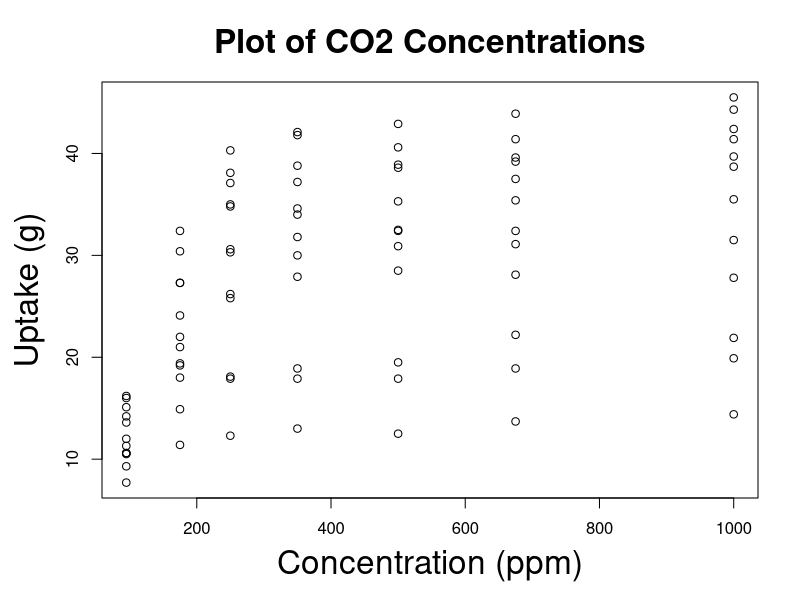
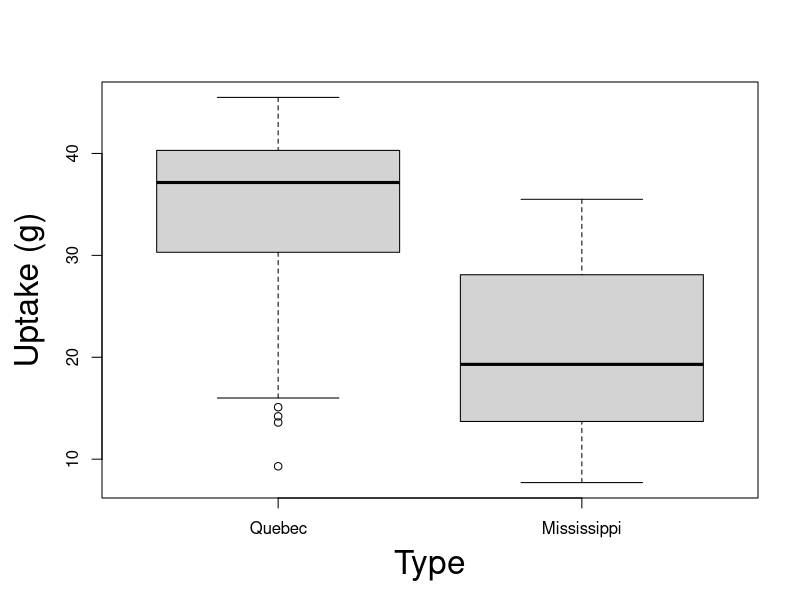
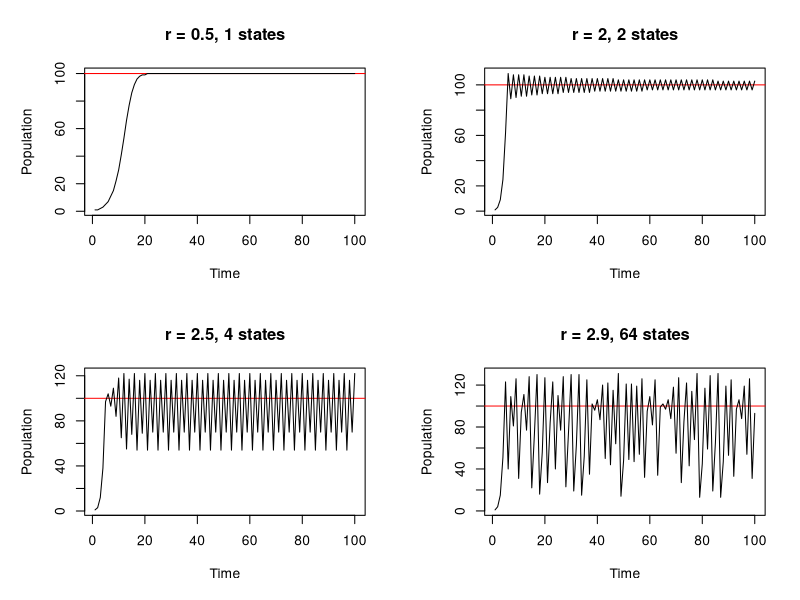
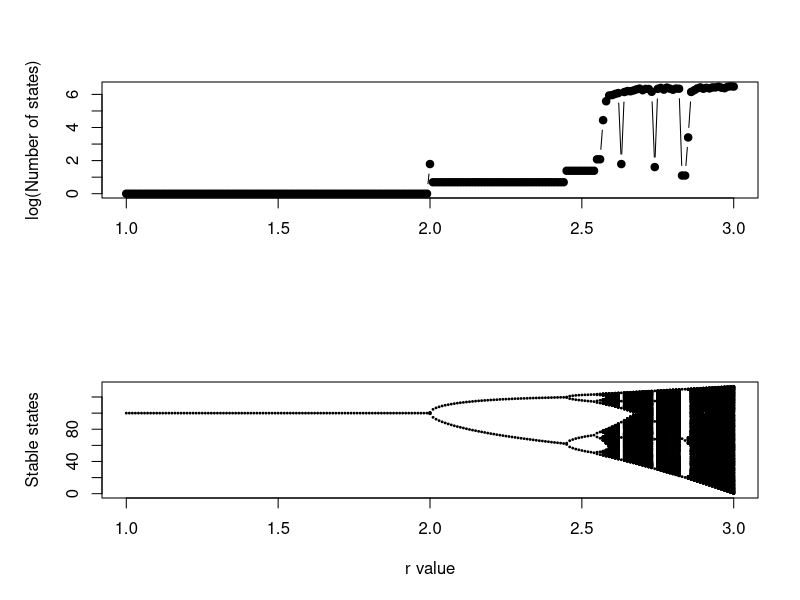

Generate these figures, in order, with R:
## ---- chunk 1
# #Trick to get smaller R code size with out resorting to LaTeX text sizes - this doesn't work if you use code chunks in incremental lists
# def.chunk.hook  <- knitr::knit_hooks$get("chunk")
# knitr::knit_hooks$set(chunk = function(x, options) {
#   x <- def.chunk.hook(x, options)
#   ifelse(options$size != "normalsize", paste0("\n \\", options$size,"\n\n", x, "\n\n \\normalsize"), x)
# })
knitr::opts_chunk$set(echo = TRUE, eval = TRUE, message=TRUE, warning=TRUE, tidy=TRUE)
# knitr::opts_chunk$set(echo = TRUE)

## ---- chunk 2
   myString <- "Hello world" #A string object
   myNumeric <- 12345 #A numeric object
   myLogical <- TRUE #A logical object
## ---- chunk 3
   myCharVec <- c("I like pie","I like cake","I like anything you bake")
   myNumVec <- c(1,2,3,4,5)
   myLogVec <- c(TRUE,TRUE,FALSE,TRUE,FALSE,FALSE)
## ---- chunk 4
   howLong <- c(length(myCharVec), length(myNumVec), length(myLogVec))
   howLong #This executes the `print` command on `howLong`
## ---- chunk 5
myCharVec #Here's what's inside the whole thing
## ---- chunk 6
  myCharVec[1]
## ---- chunk 7
  myCharVec[c(2,3)] 
## ---- chunk 8
  myCharVec[c(TRUE,FALSE,TRUE)] 
## ---- chunk 9
  myCharVec[c(2,3)] <- c('Cats','Dogs')
## ---- chunk 10
  myCharVec[c(TRUE,FALSE,FALSE)] = 'Parakeets'
## ---- chunk 11
  myCharVec #Here's what's inside the whole thing
## ---- chunk 12
  as.numeric(myLogVec)
## ---- chunk 13
  as.character(myNumVec)
## ---- chunk 14
  as.factor(myCharVec) #Default order is alphabetical
## ---- chunk 15
  myDF <- data.frame(stringCol=myCharVec, numCol=myNumVec[c(1:3)], 
    logCol=myLogVec[c(1:3)])
  myDF
## ---- chunk 16
  summary(myDF) #This function summarizes each column
## ---- chunk 17
  myDF[1,2]
## ---- chunk 18
  myDF$numCol #This gets all of the column "numCol"
## ---- chunk 19
  myDF[1,"numCol"]
## ---- chunk 20
  myDF$numCol[1]
## ---- chunk 21
  testDat <- read.csv('test_results.csv') #Path to csv file
  head(testDat) #head shows only the first 6 rows of dataframe
## ---- chunk 22
par(mar=c(5,5,4,2)+0.1)
plot(x = CO2$conc, y = CO2$uptake, 
     xlab = 'Concentration (ppm)', 
     ylab = 'Uptake (g)', 
     main = 'Plot of CO2 Concentrations', 
     cex.lab = 2, cex.main=2)
## ---- chunk 23
par(mar=c(5,5,4,2)+0.1)
boxplot(CO2$uptake ~ CO2$Type, 
        xlab='Type',
        ylab='Uptake (g)',
        cex.lab = 2)
## ---- chunk 24
  myNumVec <- c(1,2,3,4,5)
  meanVec <- mean(myNumVec) #Arithmetic mean (average)
  sdVec <- sd(myNumVec) #Standard deviation (sqrt(variance))
  meanSdVec <- c(meanVec,sdVec) #Joins mean and SD into a vector
  meanSdVec
## ---- chunk 25
   myFun <- function(input){ #Takes a vector of numbers
     A <- mean(input) #Take the mean of INPUT
     B <- sd(input) #Take the SD of INPUT
     C <- c(A,B) #Join A and B into a vector C
     return(C) #Return (output) C, then end the function
   }
   myFun(myNumVec) #Same as previous slide
## ---- chunk 26
  #Split up uptake by Type and Treatment, then take the mean
  tapply(CO2$uptake, list(CO2$Type, CO2$Treatment), mean)
## ---- chunk 27
myFun2 <- function(x){
  xClass <- class(x) #What class is x? (Numeric, character, boolean)
  
  if(xClass=='character'){ #== means "are these things equal"?
    return('This is a string') #If x is a character, returns a message
  } else {
    return(mean(x)) #If x isn't a character, returns the mean of x
  }
}
myFun2(myCharVec)
myFun2(myNumVec)

## ---- chunk 28
  classVec <- rep(0,10) #Storage vector of zeros, 10 long
  classVec[c(1,2)] <- 1 #Set first two slots to 1
  
  #Each time the loop repeats, i will take on values 3 to 10
  for(i in 3:length(classVec)){
    #ith slot of classVec becomes the sum of the previous two slots
    classVec[i] <- classVec[i-1] + classVec[i-2]
  }
## ---- chunk 29
  classVec #First 10 numbers in the Fibbonaci sequence
## ---- chunk 30
myList <- list(charSlot=myCharVec,
               numSlot=myNumVec,
               logSlot=myLogVec,
               dfSlot = myDF)
## ---- chunk 31
myList
## ---- chunk 32
myList[[2]] #Needs 2 square brackets to isolate object
myList[['numSlot']]
myList$numSlot
myList[[4]][,3] #Same as myList$dfSlot$logCol
## ---- chunk 33
input <- c(1,2,3) #Input vector
pFun <- function(N,type='normal'){
  if(type=='poisson') rpois(N,3) else rnorm(N,3)
}
lapply(input,pFun,type='poisson') #Generates a list of N Poisson random numbers
## ---- chunk 34
logFun <- function(r,k,t,n0){ #Create logistic growth function
  m <- rep(NA,t) #Empty vector
  m[1] <- n0 #Fill in the first number
  for(i in 2:t){
    m[i] <- m[i-1] + m[i-1]*r*(1-(m[i-1]/k))
  }
  return(m)
}

{ 
  par(mfrow=c(2,2))
    for(r in c(0.5,2,2.5,2.9)){
      l <- logFun(r,100,1000,1)
      l <- round(l)
      plot(l[1:100],type='n',xlab='Time',ylab='Population',
           main=paste0('r = ',r,', ', length(unique(l[900:1000])),' states'))
      abline(h=100,col='red')
      lines(l[1:100])
    }
  par(mfrow=c(1,1))  
}
## ---- chunk 35
rSeq <- seq(1,3,0.01) #Sequence of r values to use

logSim <- lapply(rSeq,function(r){
  l <- logFun(r,100,3000,1)[2001:3000] #Takes only samples after t = 2000 ("burn-in" period)
  l <- round(l,1) #Rounds to 1 digit - keeps things simple for now
  unique(l)
})

#Plots of simulation
{
  par(mfrow=c(2,1))
  
  X <- rSeq
  Y <- sapply(logSim,length)
  plot(X,log(Y),type='b',ylab='log(Number of states)',xlab='',pch=19)
  
  X <- rep(rSeq,sapply(logSim,length))
  Y <- unlist(logSim) 
  plot(X,Y,pch=19,ylab='Stable states',xlab='r value',cex=0.25)
  par(mfrow=c(1,1))
}

